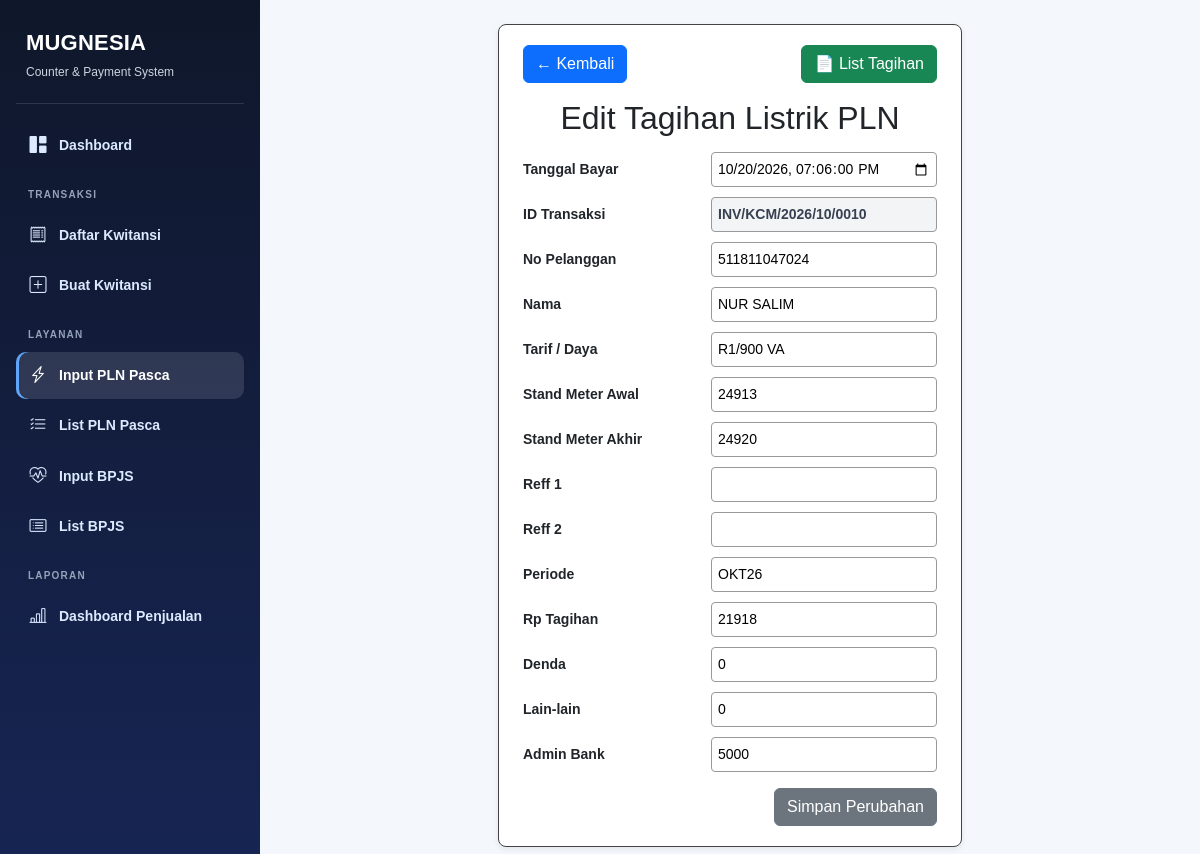
The app's page /input_tagihan.php?id=18 with its own data.
### tables this page shows
CREATE TABLE `tb_tagihan_listrik` (
  `id` int(11) NOT NULL AUTO_INCREMENT,
  `tgl_bayar` datetime DEFAULT NULL,
  `id_transaksi` varchar(30) DEFAULT NULL,
  `no_pelanggan` varchar(30) DEFAULT NULL,
  `nama` varchar(100) DEFAULT NULL,
  `tarif_daya` varchar(30) DEFAULT NULL,
  `stand_awal` int(11) DEFAULT NULL,
  `stand_akhir` int(11) DEFAULT NULL,
  `reff1` varchar(50) DEFAULT NULL,
  `reff2` varchar(50) DEFAULT NULL,
  `periode` varchar(20) DEFAULT NULL,
  `rp_tagihan` int(11) DEFAULT NULL,
  `denda` int(11) DEFAULT NULL,
  `lain_lain` int(11) DEFAULT NULL,
  `admin_bank` int(11) DEFAULT NULL,
  `total_bayar` int(11) DEFAULT NULL,
  PRIMARY KEY (`id`)
);

### input_tagihan.php (the view, shortened to what this page needs)
<?php
include 'db.php';
$is_post = $_SERVER['REQUEST_METHOD'] === 'POST';
$id_raw = $is_post ? ($_POST['id'] ?? '') : ($_GET['id'] ?? '');
$edit_id = 0;
$tagihan = [];
if ($id_raw !== '') {
    $edit_id = filter_var($id_raw, FILTER_VALIDATE_INT, ['options' => ['min_range' => 1]]);
    $load = $conn->prepare('SELECT * FROM tb_tagihan_listrik WHERE id = ? LIMIT 1');
    $load->bind_param('i', $edit_id);
    $load->execute();
    $tagihan = $load->get_result()->fetch_assoc();
}
$is_edit = $edit_id > 0;
function form_value($field, $default = '')
{
    global $tagihan;
    return htmlspecialchars((string)($tagihan[$field] ?? $default), ENT_QUOTES, 'UTF-8');
}
$default_datetime = $is_edit ? date('Y-m-d\\TH:i:s', strtotime($tagihan['tgl_bayar'])) : date('Y-m-d\\TH:i');
$default_id_transaksi = $is_edit ? $tagihan['id_transaksi'] : generate_id_transaksi($conn, $default_datetime);
?>
<!DOCTYPE html>
<html lang="id">
<head>
<link href="https://cdn.jsdelivr.net/npm/bootstrap@5.3.3/dist/css/bootstrap.min.css" rel="stylesheet">
<link rel="stylesheet" href="https://cdn.jsdelivr.net/npm/bootstrap-icons@1.11.3/font/bootstrap-icons.min.css">
</head>
<body>
<div class="mug-app">
<?php require __DIR__ . '/layout/sidebar.php'; ?>
<main class="mug-main">
<div class="form-container">
    <div class="d-flex justify-content-between mb-3">
        <a href="index.php" class="btn btn-primary">&larr; Kembali</a>
        <a href="list_tagihan.php" class="btn btn-success">📄 List Tagihan</a>
    </div>
    <h2><?= $is_edit ? 'Edit' : 'Input' ?> Tagihan Listrik PLN</h2>
    <form method="post" action="input_tagihan.php<?= $is_edit ? '?id=' . $edit_id : '' ?>" id="formTagihan">
        <div class="form-group">
            <label>Tanggal Bayar</label>
            <input
                type="datetime-local" step="1"
                name="tgl_bayar"
                value="<?= htmlspecialchars($default_datetime) ?>"
                required>
        </div>
        <div class="form-group">
            <label>ID Transaksi</label>
            <input
                type="text"
                name="id_transaksi"
                value="<?= htmlspecialchars($default_id_transaksi) ?>"
                class="readonly-id"
                readonly
                required>
        </div>
        <div class="form-group">
            <label>No Pelanggan</label>
            <input type="text" name="no_pelanggan" class="uppercase-input" required value="<?= form_value('no_pelanggan') ?>">
        </div>
        <div class="form-group">
            <label>Nama</label>
            <input type="text" name="nama" class="uppercase-input" required value="<?= form_value('nama') ?>">
        </div>
        <div class="form-group">
            <label>Tarif / Daya</label>
            <input type="text" placeholder="MIS: R1M/900 VA" name="tarif_daya" class="uppercase-input" required value="<?= form_value('tarif_daya') ?>">
        </div>
        <div class="form-group">
            <label>Stand Meter Awal</label>
            <input type="number" name="stand_awal" required value="<?= form_value('stand_awal') ?>">
        </div>
        <div class="form-group">
            <label>Stand Meter Akhir</label>
            <input type="number" name="stand_akhir" required value="<?= form_value('stand_akhir') ?>">
        </div>
        <div class="form-group">
            <label>Reff 1</label>
            <input type="text" name="reff1" class="uppercase-input" value="<?= form_value('reff1') ?>">
        </div>
        <div class="form-group">
            <label>Reff 2</label>
            <input type="text" name="reff2" class="uppercase-input" value="<?= form_value('reff2') ?>">
        </div>
        <div class="form-group">
            <label>Periode</label>
            <input type="text" placeholder="MIS: SEP26" name="periode" class="uppercase-input" value="<?= form_value('periode') ?>">
        </div>
        <div class="form-group">
            <label>Rp Tagihan</label>
            <input type="number" placeholder="tanpa titik, mis: 275132" name="rp_tagihan" required value="<?= form_value('rp_tagihan') ?>">
        </div>
        <div class="form-group">
            <label>Denda</label>
            <input type="number" name="denda" required value="<?= form_value('denda', 0) ?>">
        </div>
        <div class="form-group">
            <label>Lain-lain</label>
            <input type="number" name="lain_lain" required value="<?= form_value('lain_lain', 0) ?>">
        </div>
        <div class="form-group">
            <label>Admin Bank</label>
            <input type="number" name="admin_bank" required value="<?= form_value('admin_bank') ?>">
        </div>
        <div class="text-end mt-3">
            <button type="submit" class="btn btn-secondary">
                <?= $is_edit ? 'Simpan Perubahan' : 'Simpan' ?>
            </button>
        </div>
    </form>
</div>
</main>
</div>
</body>
</html>

### input_tagihan.php (style rules this page uses)
body { font-family: Arial, sans-serif; font-size: 14px; margin: 0; padding: 20px; background: #f0f2f5; display: flex; justify-content: center; align-items: flex-start; min-height: 100vh; }
h2 { margin-bottom: 15px; text-align: center; }
.form-container { width: 100%; max-width: 650px; padding: 20px 24px; border: 1px solid #444; border-radius: 8px; background: #ffffff; box-shadow: 0 2px 6px rgba(0,0,0,0.08); }
.form-group { display: flex; align-items: center; margin-bottom: 10px; gap: 8px; }
.form-group label { width: 180px; font-weight: bold; }
.form-group input { flex: 1; padding: 6px; border: 1px solid #999; border-radius: 4px; }
.uppercase-input { text-transform: uppercase; }
.readonly-id { background: #f3f4f6; font-weight: bold; color: #374151; }
body { margin:0 !important;padding:0 !important;background:#f4f7fb; }
.mug-app { min-height:100vh;display:flex; }
.mug-main { margin-left:260px;width:calc(100% - 260px);min-height:100vh;padding:24px 28px; }

### records on screen
tb_tagihan_listrik: tgl_bayar "10/20/2026 19:06", id_transaksi "INV/KCM/2026/10/0010", no_pelanggan "511811047024", nama "NUR SALIM", tarif_daya "R1/900 VA", stand_awal "24913", stand_akhir "24920", periode "OKT26", rp_tagihan "21918", denda "0", lain_lain "0", admin_bank "5000"
